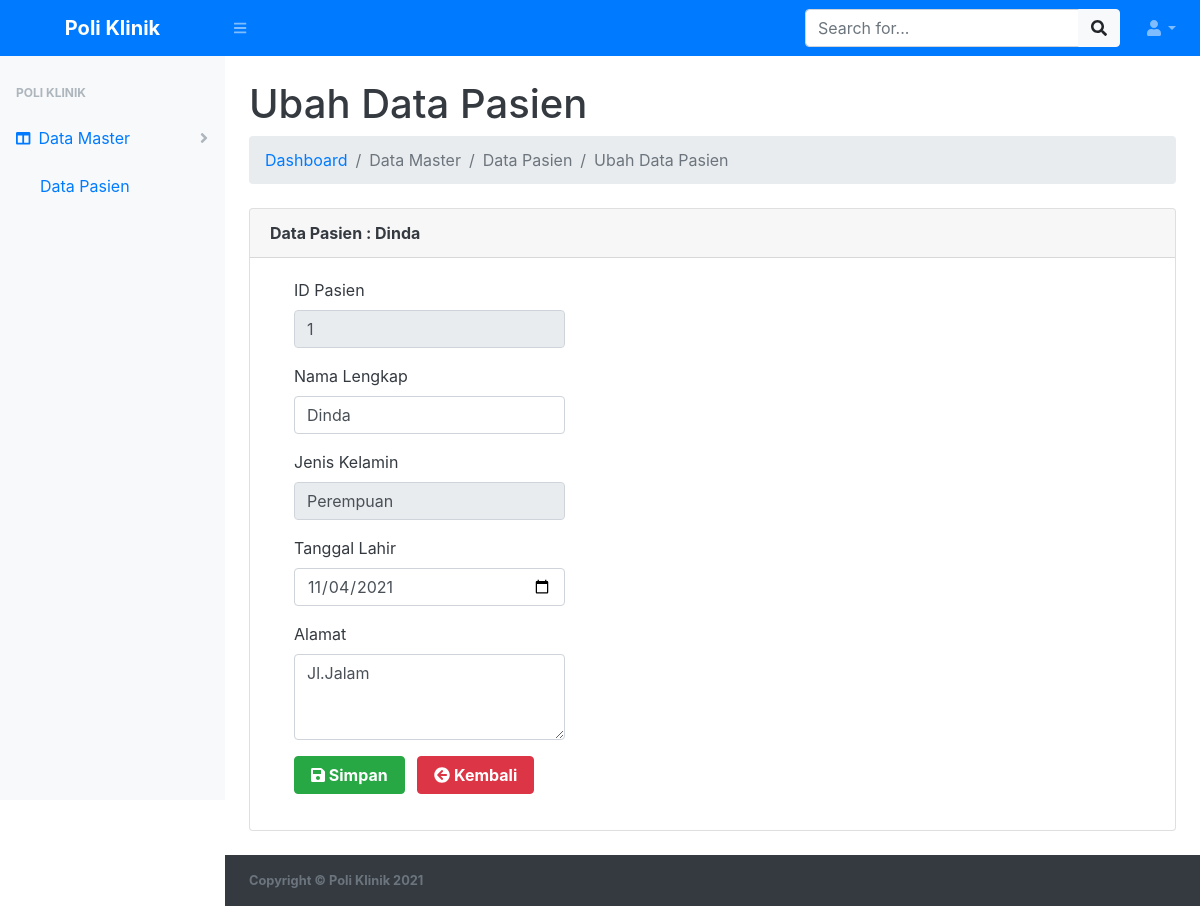
Screenshot of /data-master/data-pasien/pasien_ubah.php?&id_pasien=1 (signed in) with the database file from the repository.
### tables this page shows
CREATE TABLE `tb_pasien` (
  `id_pasien` int NOT NULL,
  `nm_pasien` varchar(30) NOT NULL,
  `jenis_kelamin` enum('Laki-Laki','Perempuan') NOT NULL,
  `tgl_lahir` date NOT NULL,
  `alamat` text NOT NULL
);

### data-master/data-pasien/pasien_ubah.php (the view, shortened to what this page needs)
<?php
include '../../koneksi.php';
$ambil = $koneksi->query("SELECT * FROM tb_pasien WHERE id_pasien='$_GET[id_pasien]'");
$pecah = $ambil->fetch_assoc();
?>
<!DOCTYPE html>
<html lang="en">
<head>
    <link href="../../assets/css/styles.css" rel="stylesheet" />
    <link href="../../assets/css/dataTables.bootstrap4.min.css" rel="stylesheet" />
</head>
<body class="sb-nav-fixed">
    <nav class="sb-topnav navbar navbar-expand navbar-dark bg-primary">
        <a class="navbar-brand font-weight-bold text-center" href="../../index.php">Poli Klinik</a>
        <button class="btn btn-link btn-sm order-1 order-lg-0" id="sidebarToggle" href="#"><i class="fas fa-bars"></i></button>
        <form class="d-none d-md-inline-block form-inline ml-auto mr-0 mr-md-3 my-2 my-md-0">
            <div class="input-group">
                <input class="form-control" type="text" placeholder="Search for..." aria-label="Search" aria-describedby="basic-addon2" />
                <div class="input-group-append">
                    <button class="btn btn-light" type="button"><i class="fas fa-search"></i></button>
                </div>
            </div>
        </form>
        <ul class="navbar-nav ml-auto ml-md-0">
            <li class="nav-item dropdown">
                <a class="nav-link dropdown-toggle" id="userDropdown" href="#" role="button" data-toggle="dropdown" aria-haspopup="true" aria-expanded="false"><i class="fas fa-user fa-fw"></i></a>
            </li>
        </ul>
    </nav>
    <div id="layoutSidenav">
        <div id="layoutSidenav_nav">
            <nav class="sb-sidenav accordion sb-sidenav-light" id="sidenavAccordion">
                <div class="sb-sidenav-menu">
                    <div class="nav">
                        <div class="sb-sidenav-menu-heading">Poli Klinik</div>
                        <a class="nav-link collapsed active" href="#" data-toggle="collapse" data-target="#data-master" aria-expanded="false" aria-controls="data-master">
                            <div class="sb-nav-link-icon"><i class="fas fa-columns"></i></div>
                            Data Master
                            <div class="sb-sidenav-collapse-arrow"><i class="fas fa-angle-down"></i></div>
                        </a>
                        <div class="collapse show" id="data-master" aria-labelledby="headingOne" data-parent="#sidenavAccordion">
                            <nav class="sb-sidenav-menu-nested nav show">
                                <a class="nav-link active" href="pasien.php">Data Pasien</a>
                            </nav>
                        </div>
                    </div>
                </div>
            </nav>
        </div>
        <div id="layoutSidenav_content" class="bg-white text-dark">
            <main>
                <div class="container-fluid">
                    <h1 class="mt-4">Ubah Data Pasien</h1>
                    <ol class="breadcrumb mb-4">
                        <li class="breadcrumb-item"><a href="../../index.php" class="text-decoration-none">Dashboard</a></li>
                        <li class="breadcrumb-item active">Data Master</li>
                        <li class="breadcrumb-item active">Data Pasien</li>
                        <li class="breadcrumb-item active">Ubah Data Pasien</li>
                    </ol>
                    <div class="card mb-4">
                        <div class="card-header font-weight-bold">
                            Data Pasien : <?php echo $pecah['nm_pasien']; ?>
                        </div>
                        <div class="card-body">
                            <div class="">
                                <form class="ml-4" method="post" enctype="multipart/form-data">
                                    <div class="form-group row">
                                        <div class="col-sm-4">
                                            <label>ID Pasien</label>
                                            <input type="text" class="form-control" name="id_pasien" value="<?php echo $pecah['id_pasien'] ?>" readonly>
                                        </div>
                                    </div>
                                    <div class="form-group row">
                                        <div class="col-sm-4">
                                            <label>Nama Lengkap</label>
                                            <input type="text" class="form-control" name="nm_pasien" value="<?php echo $pecah['nm_pasien'] ?>" required>
                                        </div>
                                    </div>
                                    <div class="form-group row">
                                        <div class="col-sm-4">
                                            <label>Jenis Kelamin</label>
                                            <input type="text" class="form-control" name="jenis_kelamin" value="<?php echo $pecah['jenis_kelamin'] ?>" readonly>
                                        </div>
                                    </div>
                                    <div class="form-group row">
                                        <div class="col-sm-4">
                                            <label>Tanggal Lahir</label>
                                            <input type="date" class="form-control" name="tgl_lahir" value="<?php echo $pecah['tgl_lahir'] ?>" required>
                                        </div>
                                    </div>
                                    <div class="form-group row">
                                        <div class="col-sm-4">
                                            <label>Alamat</label>
                                            <textarea class="form-control" name="alamat" rows="3" required><?php echo $pecah['alamat'] ?></textarea>
                                        </div>
                                    </div>
                                    <div class="form-group">
                                        <button class="btn btn-success font-weight-bold px-3 mr-2" name="ubah"><i class="fas fa-save"></i> Simpan</button>
                                        <a href="pasien.php" class="btn btn-danger font-weight-bold px-3 mr-2"><i class="fas fa-arrow-circle-left"></i> Kembali</a>
                                    </div>
                                </form>
                            </div>
                        </div>
                    </div>
                </div>
            </main>
            <footer class="py-3 bg-dark mt-auto">
                <div class="container-fluid">
                    <div class="d-flex align-items-center justify-content-between small">
                        <div class="text-muted font-weight-bold">Copyright &copy; Poli Klinik 2021</div>
                    </div>
                </div>
            </footer>
        </div>
    </div>
</body>
</html>

### rows the page displays
tb_pasien: nm_pasien "Dinda", id_pasien "1", jenis_kelamin "Perempuan", tgl_lahir "11/04/2021", alamat "Jl.Jalam"
